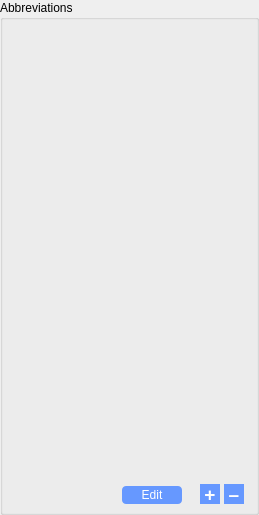
         <widget class="QGroupBox" name="eAbbrBox">
          <property name="geometry">
           <rect>
            <x>864</x>
            <y>139</y>
            <width>259</width>
            <height>515</height>
           </rect>
          </property>
          <property name="styleSheet">
           <string notr="true">QToolButton {
	background: #6698FF;
	color: white;
	border: 1px solid #6698FF;
}

QToolButton:pressed {
	border: 2px outset #1E90FF;
}

QPushButton {
     border: 0px solid black;
     min-width: 60px;
	 min-height: 18px;
     max-width: 60px;
	 max-height: 18px;
	background: #6698FF;
	color: white;    
	border: 0px solid black;
	border-radius: 4px;
    	padding: 0 0 0 0;
    	margin: 0 0 0 0;
}

QPushButton:pressed {
	background: #1E90FF;
	border: 2px outset #1E90FF;
}
</string>
          </property>
          <property name="title">
           <string>Abbreviations</string>
          </property>
          <widget class="QPushButton" name="eEditAbbrBtn">
           <property name="geometry">
            <rect>
             <x>122</x>
             <y>486</y>
             <width>60</width>
             <height>18</height>
            </rect>
           </property>
           <property name="toolTip">
            <string>edit selected abbreviation</string>
           </property>
           <property name="text">
            <string>Edit</string>
           </property>
          </widget>
          <widget class="QToolButton" name="eAddAbbrBtn">
           <property name="geometry">
            <rect>
             <x>200</x>
             <y>484</y>
             <width>20</width>
             <height>20</height>
            </rect>
           </property>
           <property name="font">
            <font>
             <pointsize>14</pointsize>
             <bold>true</bold>
            </font>
           </property>
           <property name="toolTip">
            <string>add new abbreviation</string>
           </property>
           <property name="text">
            <string>+</string>
           </property>
          </widget>
          <widget class="QToolButton" name="eDelAbbrBtn">
           <property name="geometry">
            <rect>
             <x>224</x>
             <y>484</y>
             <width>20</width>
             <height>20</height>
            </rect>
           </property>
           <property name="font">
            <font>
             <pointsize>14</pointsize>
             <bold>true</bold>
            </font>
           </property>
           <property name="toolTip">
            <string>add new abbreviation</string>
           </property>
           <property name="text">
            <string>–</string>
           </property>
          </widget>
         </widget>
